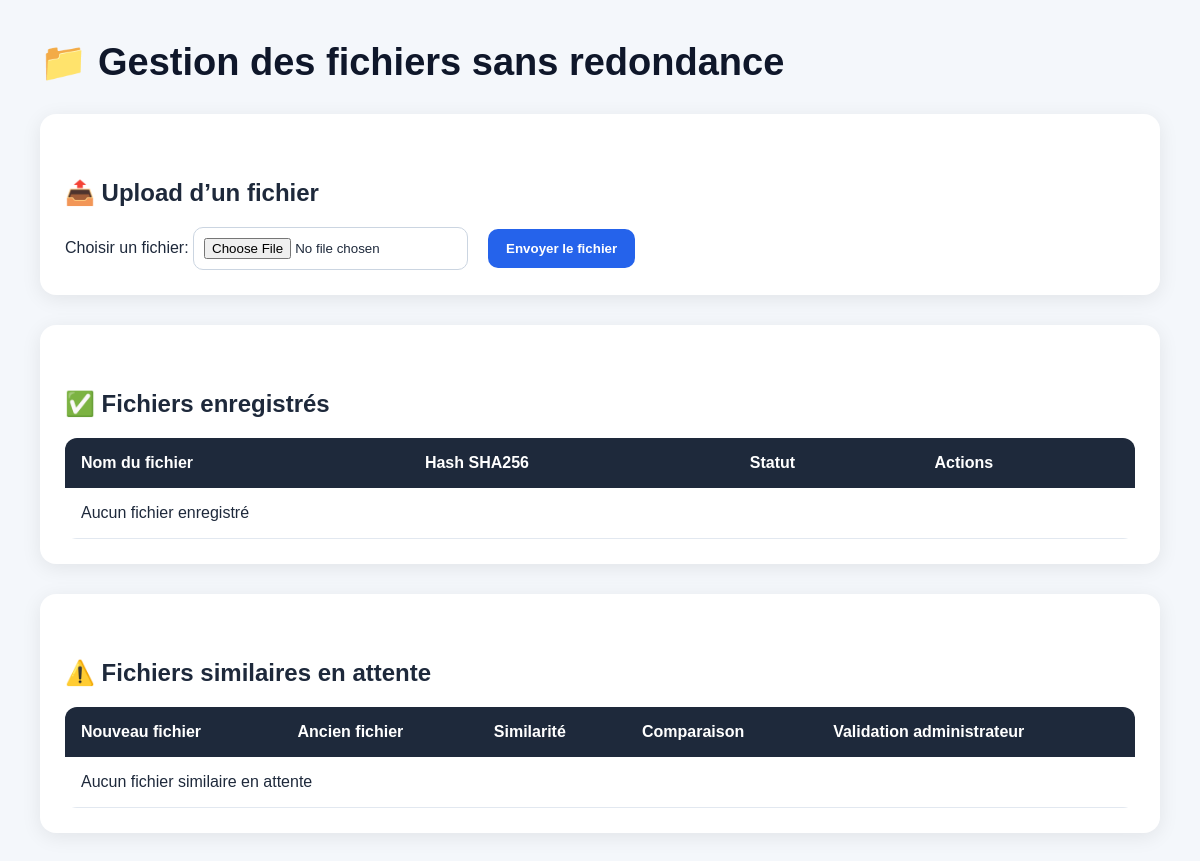
Before: / with the older database file.
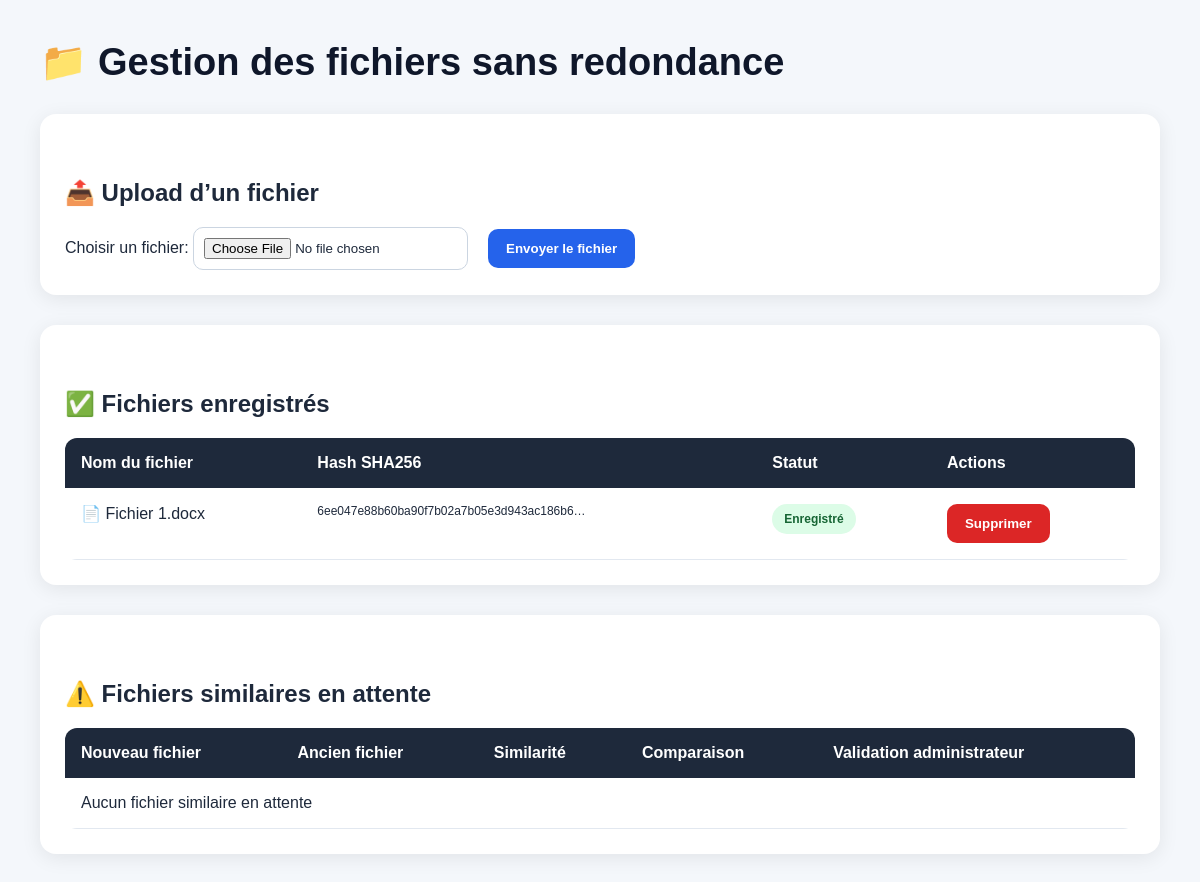
After: the same page with the newer database file.
### documents/models.py (models this page shows, shortened)
class Document(models.Model):
    STATUS_CHOICES = [
        ("processing", "Traitement en cours"),
        ("saved", "Enregistré"),
        ("duplicate", "Doublon refusé"),
        ("pending_validation", "En attente de validation"),
        ("error", "Erreur"),
    ]
    file = models.FileField(upload_to="documents/")
    filename = models.CharField(max_length=255)
    file_hash = models.CharField(max_length=64, blank=True, null=True, db_index=True)
    content = models.TextField(blank=True, null=True)
    status = models.CharField(
        max_length=30,
        choices=STATUS_CHOICES,
        default="processing",
        db_index=True
    )
    error_message = models.TextField(blank=True, null=True)
    created_at = models.DateTimeField(auto_now_add=True)
    processed_at = models.DateTimeField(blank=True, null=True)

### documents/views.py (the view, shortened to what this page needs)
# urls.py: path("", upload_document, name="upload_document"),
def upload_document(request):
    form = UploadDocumentForm()
    documents = Document.objects.filter(status="saved").order_by("-created_at")
    pending_documents = PendingDocument.objects.filter(status="pending").order_by("-created_at")
    return render(request, "documents/upload.html", {
        "form": form,
        "documents": documents,
        "pending_documents": pending_documents,
    })

### documents/forms.py
class UploadDocumentForm(forms.Form):
    file = forms.FileField(label="Choisir un fichier")

### documents/templates/documents/upload.html (shortened to what the changed rows need)
{% load static %}
<!DOCTYPE html>
<html lang="fr">
<head>
    <link rel="stylesheet" href="{% static 'documents/css/style.css' %}">
</head>
<body>
<div class="container">
    <h1>📁 Gestion des fichiers sans redondance</h1>
    <div class="card">
        <h2>📤 Upload d’un fichier</h2>
    </div>
    <div class="card">
        <h2>✅ Fichiers enregistrés</h2>
        <table>
            <thead>
                <tr>
                    <th>Nom du fichier</th>
                    <th>Hash SHA256</th>
                    <th>Statut</th>
                    <th>Actions</th>
                </tr>
            </thead>
            <tbody id="documents-table-body">
                {% for document in documents %}
                    <tr>
                        <td>📄 {{ document.filename }}</td>
                        <td style="font-size:12px;">
                            {{ document.file_hash|truncatechars:40 }}
                        </td>
                        <td>
                            <span class="badge badge-success">
                                Enregistré
                            </span>
                        </td>
                        <td>
                            <div class="actions">
                                <form method="POST" action="{% url 'delete_document' document.id %}">
                                    <button type="submit"
                                            class="btn-danger"
                                            onclick="return confirm('Supprimer ce fichier ?');">
                                        Supprimer
                                    </button>
                                </form>
                            </div>
                        </td>
                    </tr>
                {% empty %}
                    <tr>
                        <td colspan="4">Aucun fichier enregistré</td>
                    </tr>
                {% endfor %}
            </tbody>
        </table>
    </div>
    <div class="card">
        <h2>⚠️ Fichiers similaires en attente</h2>
        <table>
            <thead>
                <tr>
                    <th>Nouveau fichier</th>
                    <th>Ancien fichier</th>
                    <th>Similarité</th>
                    <th>Comparaison</th>
                    <th>Validation administrateur</th>
                </tr>
            </thead>
        </table>
    </div>
</div>
</body>
</html>

Changed rows visible on the page:
added Document: filename "Fichier 1.docx", file_hash "6ee047e88b60ba90f7b02a7b05e3d943ac186b6…"
Other visible differences:
text no longer shown: "Aucun fichier enregistré"
